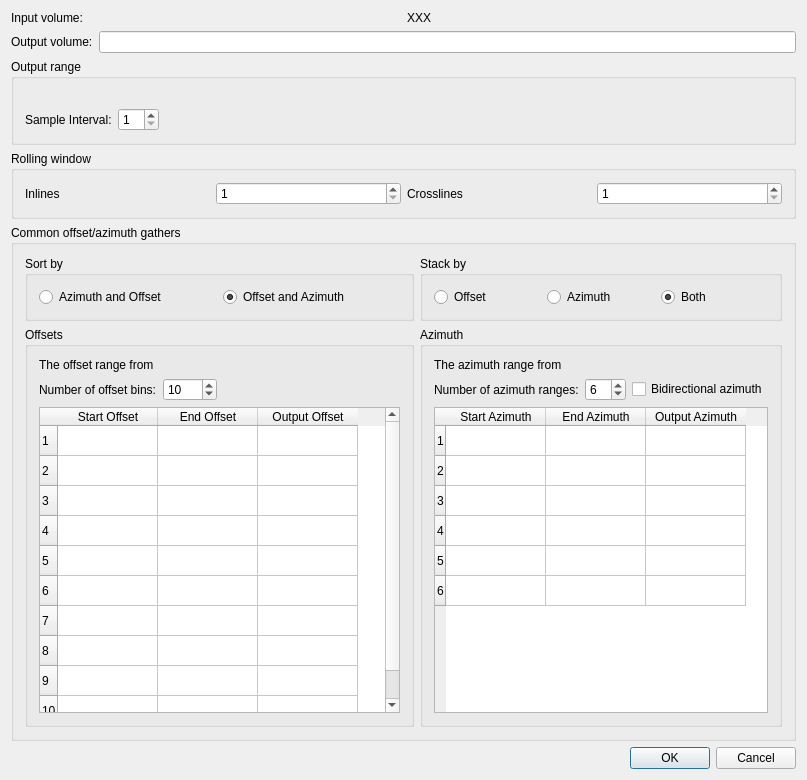
<?xml version="1.0" encoding="UTF-8"?>
<ui version="4.0">
 <class>CXDlgPartialStack</class>
 <widget class="QDialog" name="CXDlgPartialStack">
  <property name="geometry">
   <rect>
    <x>0</x>
    <y>0</y>
    <width>807</width>
    <height>780</height>
   </rect>
  </property>
  <property name="windowTitle">
   <string>CXDlgPartialStack</string>
  </property>
  <layout class="QGridLayout" name="gridLayout_5">
   <item row="0" column="0">
    <layout class="QHBoxLayout" name="horizontalLayout_3">
     <item>
      <widget class="QLabel" name="label">
       <property name="text">
        <string>Input volume:</string>
       </property>
      </widget>
     </item>
     <item>
      <widget class="QLabel" name="labelOriDVName">
       <property name="text">
        <string>XXX</string>
       </property>
      </widget>
     </item>
    </layout>
   </item>
   <item row="1" column="0">
    <layout class="QHBoxLayout" name="horizontalLayout_2">
     <item>
      <widget class="QLabel" name="label_2">
       <property name="text">
        <string>Output volume:</string>
       </property>
      </widget>
     </item>
     <item>
      <widget class="QLineEdit" name="lineEditOutputDV"/>
     </item>
    </layout>
   </item>
   <item row="2" column="0">
    <widget class="QGroupBox" name="groupBox">
     <property name="title">
      <string>Output range</string>
     </property>
     <layout class="QGridLayout" name="gridLayout_2">
      <item row="3" column="1">
       <widget class="QSpinBox" name="spinBoxSampleInterval">
        <property name="minimum">
         <number>1</number>
        </property>
        <property name="maximum">
         <number>32</number>
        </property>
       </widget>
      </item>
      <item row="3" column="0">
       <widget class="QLabel" name="label_7">
        <property name="text">
         <string>Sample Interval:</string>
        </property>
       </widget>
      </item>
      <item row="3" column="2">
       <spacer name="horizontalSpacer_3">
        <property name="orientation">
         <enum>Qt::Horizontal</enum>
        </property>
        <property name="sizeHint" stdset="0">
         <size>
          <width>224</width>
          <height>20</height>
         </size>
        </property>
       </spacer>
      </item>
      <item row="0" column="0" colspan="3">
       <widget class="CXSliderComplex" name="m_sliderInline" native="true"/>
      </item>
      <item row="1" column="0" colspan="3">
       <widget class="CXSliderComplex" name="m_sliderXline" native="true"/>
      </item>
      <item row="2" column="0" colspan="3">
       <widget class="CXSliderComplex" name="m_sliderTime" native="true"/>
      </item>
     </layout>
    </widget>
   </item>
   <item row="3" column="0">
    <widget class="QGroupBox" name="groupBox_2">
     <property name="title">
      <string>Rolling window</string>
     </property>
     <layout class="QHBoxLayout" name="horizontalLayout">
      <item>
       <widget class="QLabel" name="label_8">
        <property name="text">
         <string>Inlines</string>
        </property>
       </widget>
      </item>
      <item>
       <widget class="QSpinBox" name="spinBoxInlineRolling">
        <property name="minimum">
         <number>1</number>
        </property>
        <property name="maximum">
         <number>9</number>
        </property>
        <property name="singleStep">
         <number>2</number>
        </property>
       </widget>
      </item>
      <item>
       <widget class="QLabel" name="label_9">
        <property name="text">
         <string>Crosslines</string>
        </property>
       </widget>
      </item>
      <item>
       <widget class="QSpinBox" name="spinBoxCrosslineRolling">
        <property name="minimum">
         <number>1</number>
        </property>
        <property name="maximum">
         <number>9</number>
        </property>
        <property name="singleStep">
         <number>2</number>
        </property>
       </widget>
      </item>
     </layout>
    </widget>
   </item>
   <item row="4" column="0">
    <widget class="QGroupBox" name="groupBox_3">
     <property name="title">
      <string>Common offset/azimuth gathers</string>
     </property>
     <layout class="QGridLayout" name="gridLayout_4">
      <item row="0" column="0">
       <widget class="QGroupBox" name="groupBox_4">
        <property name="title">
         <string>Sort by</string>
        </property>
        <layout class="QHBoxLayout" name="horizontalLayout_5">
         <item>
          <widget class="QRadioButton" name="radioButtonAzimuth">
           <property name="text">
            <string>Azimuth and Offset</string>
           </property>
           <attribute name="buttonGroup">
            <string notr="true">buttonGroup</string>
           </attribute>
          </widget>
         </item>
         <item>
          <widget class="QRadioButton" name="radioButtonOffset">
           <property name="text">
            <string>Offset and Azimuth</string>
           </property>
           <property name="checked">
            <bool>true</bool>
           </property>
           <attribute name="buttonGroup">
            <string notr="true">buttonGroup</string>
           </attribute>
          </widget>
         </item>
        </layout>
       </widget>
      </item>
      <item row="0" column="1">
       <widget class="QGroupBox" name="groupBox_5">
        <property name="title">
         <string>Stack by</string>
        </property>
        <layout class="QHBoxLayout" name="horizontalLayout_4">
         <item>
          <widget class="QRadioButton" name="radioButtonStackOffset">
           <property name="text">
            <string>Offset</string>
           </property>
          </widget>
         </item>
         <item>
          <widget class="QRadioButton" name="radioButtonStackAzimuth">
           <property name="text">
            <string>Azimuth</string>
           </property>
          </widget>
         </item>
         <item>
          <widget class="QRadioButton" name="radioButtonStackBoth">
           <property name="text">
            <string>Both</string>
           </property>
           <property name="checked">
            <bool>true</bool>
           </property>
          </widget>
         </item>
        </layout>
       </widget>
      </item>
      <item row="1" column="0">
       <widget class="QGroupBox" name="groupBoxOffset">
        <property name="title">
         <string>Offsets</string>
        </property>
        <layout class="QGridLayout" name="gridLayout">
         <item row="0" column="0" colspan="3">
          <widget class="QLabel" name="labelOffsetBins">
           <property name="text">
            <string>The offset range from</string>
           </property>
          </widget>
         </item>
         <item row="1" column="0">
          <widget class="QLabel" name="label_10">
           <property name="text">
            <string>Number of offset bins:</string>
           </property>
          </widget>
         </item>
         <item row="1" column="1">
          <widget class="QSpinBox" name="spinBoxOffsetBinNumber">
           <property name="minimum">
            <number>1</number>
           </property>
           <property name="maximum">
            <number>1000</number>
           </property>
           <property name="value">
            <number>10</number>
           </property>
          </widget>
         </item>
         <item row="1" column="2">
          <spacer name="horizontalSpacer">
           <property name="orientation">
            <enum>Qt::Horizontal</enum>
           </property>
           <property name="sizeHint" stdset="0">
            <size>
             <width>185</width>
             <height>20</height>
            </size>
           </property>
          </spacer>
         </item>
         <item row="2" column="0" colspan="3">
          <widget class="QTableWidget" name="tableWidgetOffset">
           <property name="rowCount">
            <number>10</number>
           </property>
           <row/>
           <row/>
           <row/>
           <row/>
           <row/>
           <row/>
           <row/>
           <row/>
           <row/>
           <row/>
           <column>
            <property name="text">
             <string>Start Offset</string>
            </property>
           </column>
           <column>
            <property name="text">
             <string>End Offset</string>
            </property>
           </column>
           <column>
            <property name="text">
             <string>Output Offset</string>
            </property>
           </column>
          </widget>
         </item>
        </layout>
       </widget>
      </item>
      <item row="1" column="1">
       <widget class="QGroupBox" name="groupBoxAzimuth">
        <property name="title">
         <string>Azimuth</string>
        </property>
        <layout class="QGridLayout" name="gridLayout_3">
         <item row="2" column="0" colspan="3">
          <widget class="QTableWidget" name="tableWidgetAzimuth">
           <property name="rowCount">
            <number>6</number>
           </property>
           <row/>
           <row/>
           <row/>
           <row/>
           <row/>
           <row/>
           <column>
            <property name="text">
             <string>Start Azimuth</string>
            </property>
           </column>
           <column>
            <property name="text">
             <string>End Azimuth</string>
            </property>
           </column>
           <column>
            <property name="text">
             <string>Output Azimuth</string>
            </property>
           </column>
          </widget>
         </item>
         <item row="1" column="2">
          <widget class="QCheckBox" name="checkBox">
           <property name="text">
            <string>Bidirectional azimuth</string>
           </property>
          </widget>
         </item>
         <item row="1" column="1">
          <widget class="QSpinBox" name="spinBoxAzimuthRangeNumber">
           <property name="minimum">
            <number>1</number>
           </property>
           <property name="maximum">
            <number>36</number>
           </property>
           <property name="value">
            <number>6</number>
           </property>
          </widget>
         </item>
         <item row="1" column="0">
          <widget class="QLabel" name="label_11">
           <property name="text">
            <string>Number of azimuth ranges:</string>
           </property>
          </widget>
         </item>
         <item row="0" column="0" colspan="3">
          <widget class="QLabel" name="labelAzimuthRanges">
           <property name="text">
            <string>The azimuth range from </string>
           </property>
          </widget>
         </item>
        </layout>
       </widget>
      </item>
     </layout>
    </widget>
   </item>
   <item row="5" column="0">
    <widget class="QDialogButtonBox" name="buttonBox">
     <property name="standardButtons">
      <set>QDialogButtonBox::Cancel|QDialogButtonBox::Ok</set>
     </property>
    </widget>
   </item>
  </layout>
 </widget>
 <layoutdefault spacing="6" margin="11"/>
 <customwidgets>
  <customwidget>
   <class>CXSliderComplex</class>
   <extends>QWidget</extends>
   <header>xslidercomplex.h</header>
   <container>1</container>
  </customwidget>
 </customwidgets>
 <resources/>
 <connections>
  <connection>
   <sender>buttonBox</sender>
   <signal>rejected()</signal>
   <receiver>CXDlgPartialStack</receiver>
   <slot>reject()</slot>
   <hints>
    <hint type="sourcelabel">
     <x>251</x>
     <y>441</y>
    </hint>
    <hint type="destinationlabel">
     <x>206</x>
     <y>230</y>
    </hint>
   </hints>
  </connection>
  <connection>
   <sender>buttonBox</sender>
   <signal>accepted()</signal>
   <receiver>CXDlgPartialStack</receiver>
   <slot>accept()</slot>
   <hints>
    <hint type="sourcelabel">
     <x>251</x>
     <y>441</y>
    </hint>
    <hint type="destinationlabel">
     <x>206</x>
     <y>230</y>
    </hint>
   </hints>
  </connection>
 </connections>
 <buttongroups>
  <buttongroup name="buttonGroup"/>
 </buttongroups>
</ui>
